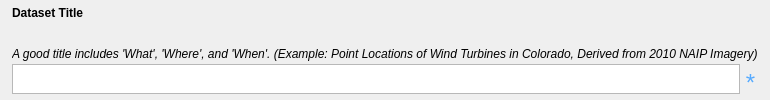
         <widget class="QFrame" name="help_title">
          <property name="sizePolicy">
           <sizepolicy hsizetype="Expanding" vsizetype="Preferred">
            <horstretch>0</horstretch>
            <verstretch>0</verstretch>
           </sizepolicy>
          </property>
          <layout class="QVBoxLayout" name="verticalLayout_11">
           <property name="spacing">
            <number>2</number>
           </property>
           <property name="leftMargin">
            <number>3</number>
           </property>
           <property name="topMargin">
            <number>3</number>
           </property>
           <property name="rightMargin">
            <number>3</number>
           </property>
           <property name="bottomMargin">
            <number>3</number>
           </property>
           <item>
            <layout class="QVBoxLayout" name="verticalLayout_10">
             <property name="spacing">
              <number>3</number>
             </property>
             <property name="leftMargin">
              <number>9</number>
             </property>
             <property name="topMargin">
              <number>3</number>
             </property>
             <property name="rightMargin">
              <number>9</number>
             </property>
             <property name="bottomMargin">
              <number>3</number>
             </property>
             <item>
              <widget class="QLabel" name="lbl_dataset_title">
               <property name="styleSheet">
                <string notr="true">font: bold;</string>
               </property>
               <property name="text">
                <string>Dataset Title</string>
               </property>
               <property name="alignment">
                <set>Qt::AlignLeading|Qt::AlignLeft|Qt::AlignTop</set>
               </property>
              </widget>
             </item>
             <item>
              <widget class="QLabel" name="label_34">
               <property name="sizePolicy">
                <sizepolicy hsizetype="Preferred" vsizetype="Fixed">
                 <horstretch>0</horstretch>
                 <verstretch>0</verstretch>
                </sizepolicy>
               </property>
               <property name="styleSheet">
                <string notr="true">font: italic;</string>
               </property>
               <property name="text">
                <string>A good title includes 'What', 'Where', and 'When'. (Example: Point Locations of Wind Turbines in Colorado, Derived from 2010 NAIP Imagery)</string>
               </property>
              </widget>
             </item>
             <item>
              <layout class="QHBoxLayout" name="horizontalLayout_4">
               <item>
                <widget class="QPlainTextEdit" name="fgdc_title">
                 <property name="sizePolicy">
                  <sizepolicy hsizetype="Expanding" vsizetype="Fixed">
                   <horstretch>0</horstretch>
                   <verstretch>0</verstretch>
                  </sizepolicy>
                 </property>
                 <property name="maximumSize">
                  <size>
                   <width>16777215</width>
                   <height>30</height>
                  </size>
                 </property>
                 <property name="styleSheet">
                  <string notr="true">font: 10pt &quot;Arial&quot;;
color: rgb(50, 50, 50);</string>
                 </property>
                 <property name="inputMethodHints">
                  <set>Qt::ImhNone</set>
                 </property>
                 <property name="verticalScrollBarPolicy">
                  <enum>Qt::ScrollBarAlwaysOff</enum>
                 </property>
                 <property name="horizontalScrollBarPolicy">
                  <enum>Qt::ScrollBarAlwaysOff</enum>
                 </property>
                 <property name="lineWrapMode">
                  <enum>QPlainTextEdit::NoWrap</enum>
                 </property>
                 <property name="maximumBlockCount">
                  <number>0</number>
                 </property>
                </widget>
               </item>
               <item>
                <widget class="QLabel" name="label_5">
                 <property name="sizePolicy">
                  <sizepolicy hsizetype="Fixed" vsizetype="Minimum">
                   <horstretch>0</horstretch>
                   <verstretch>0</verstretch>
                  </sizepolicy>
                 </property>
                 <property name="minimumSize">
                  <size>
                   <width>15</width>
                   <height>0</height>
                  </size>
                 </property>
                 <property name="maximumSize">
                  <size>
                   <width>16777215</width>
                   <height>20</height>
                  </size>
                 </property>
                 <property name="font">
                  <font>
                   <family>Arial</family>
                   <pointsize>9</pointsize>
                   <weight>50</weight>
                   <italic>false</italic>
                   <bold>false</bold>
                  </font>
                 </property>
                 <property name="toolTip">
                  <string>Required</string>
                 </property>
                 <property name="text">
                  <string>&lt;html&gt;&lt;head/&gt;&lt;body&gt;&lt;p&gt;&lt;span style=&quot; font-size:18pt; color:#55aaff;&quot;&gt;*&lt;/span&gt;&lt;/p&gt;&lt;/body&gt;&lt;/html&gt;</string>
                 </property>
                 <property name="scaledContents">
                  <bool>true</bool>
                 </property>
                 <property name="alignment">
                  <set>Qt::AlignHCenter|Qt::AlignTop</set>
                 </property>
                 <property name="margin">
                  <number>0</number>
                 </property>
                 <property name="indent">
                  <number>0</number>
                 </property>
                </widget>
               </item>
              </layout>
             </item>
            </layout>
           </item>
          </layout>
         </widget>
